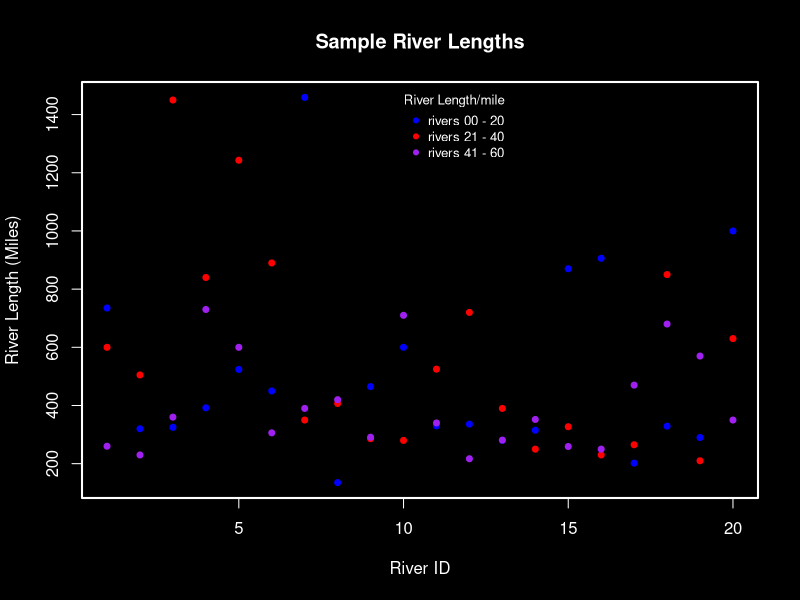

R code for this plot:
setwd("~/prog/R_proj/exp_analysis/Proj_2/exdata-data-NEI_data/")
library(datasets)
data1 <- rivers[1:20]
data2 <- rivers[21:40]
data3 <- rivers[41:60]

par(bg="black", col.lab = "white", col.axis="white", col.main="white", lty = 5, fg="white", lwd = 2)

plot(x=seq(1, 20, 1), y = data1, main = "Sample River Lengths",
     col="blue", pch=20, xlab="River ID", ylab="River Length (Miles)")
points(data2, pch=20, col="red")
points(data3, pch=20, col="purple")
#text(col = "white")
#axis(1, at=c(.5, seq(5, 20, 5)), col="white", col.ticks="white", labels = c("0","5", "10", "15", "20"))
#axis(2, col="white", col.ticks="white")

legend(10,1490,cex=0.8, col=c("blue", "red", "purple"),
       pch=20, title="River Length/mile", 
       legend=c("rivers 00 - 20", "rivers 21 - 40", "rivers 41 - 60"), 
       bg="black", box.lty=3, bty="n", title.col="white", text.col = "white", border = "black",
       title.adj = 0)
